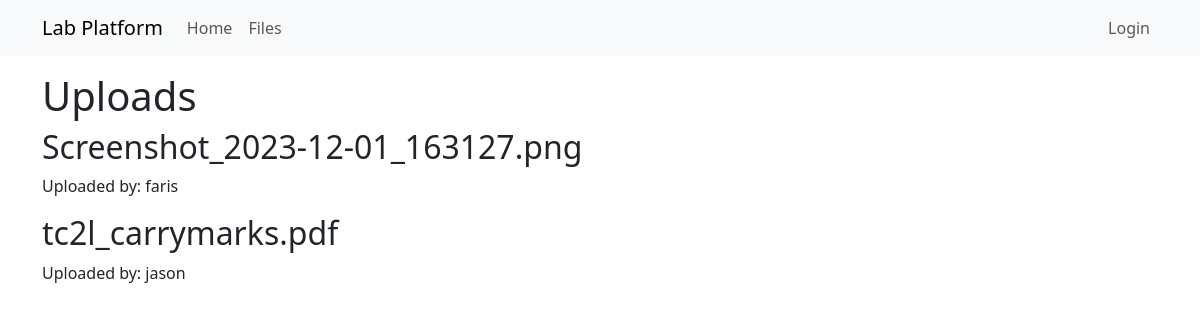
Before: /listuploads with the older database file.
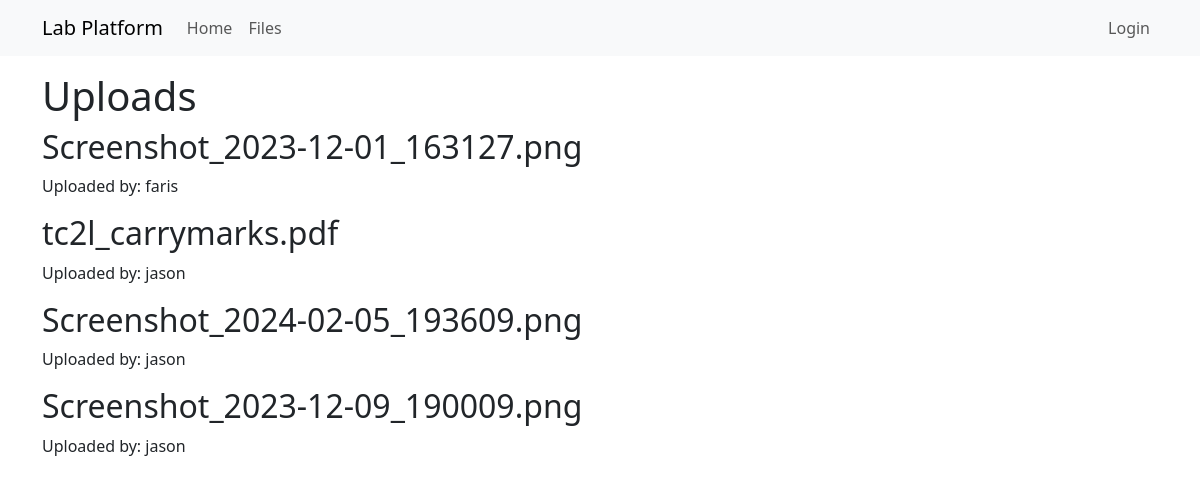
After: the same page with the newer database file.
### app/models.py (models this page shows, shortened)
class File(db.Model):
    id: so.Mapped[int] = so.mapped_column(primary_key=True)
    filename: so.Mapped[str] = so.mapped_column(sa.String(140))
    timestamp: so.Mapped[datetime] = so.mapped_column(
        index=True, default=lambda: datetime.now(timezone.utc))
    user_id: so.Mapped[int] = so.mapped_column(sa.ForeignKey(User.id),
                                               index=True)
    path: so.Mapped[str] = so.mapped_column(sa.String(140))
    uploader: so.Mapped[User] = so.relationship(back_populates='files')
    description: so.Mapped[str] = so.mapped_column(sa.String(140), index=False, unique=False, nullable=True)

class User(UserMixin, db.Model):
    id: so.Mapped[int] = so.mapped_column(primary_key=True)
    username: so.Mapped[str] = so.mapped_column(sa.String(64), index=True,
                                                unique=True)
    email: so.Mapped[str] = so.mapped_column(sa.String(120), index=True,
                                             unique=True)
    password_hash: so.Mapped[Optional[str]] = so.mapped_column(sa.String(256))
    posts: so.WriteOnlyMapped['Post'] = so.relationship(
        back_populates='author')
    files: so.WriteOnlyMapped['File'] = so.relationship(
        back_populates='uploader')
    role: so.Mapped[int] = so.mapped_column(sa.Integer, default=-1, index=True, unique=False)

### app/routes.py (the view)
@app.route('/listuploads')
def uploads():
    return render_template('listuploads.html', title='Uploads', files = db.session.scalars(sa.select(File)).all())

### app/templates/listuploads.html
{% extends "base.html" %}
{% block content %}
    <h1>Uploads</h1>
    {% for file in files %}
        <h2> {{file.filename}}</h2>
        <p>Uploaded by: {{file.uploader.username}}</p>
    {% endfor %}
{% endblock %}

Changed rows visible on the page:
added File: filename "Screenshot_2024-02-05_193609.png", uploader.username "jason"
added File: filename "Screenshot_2023-12-09_190009.png", uploader.username "jason"
